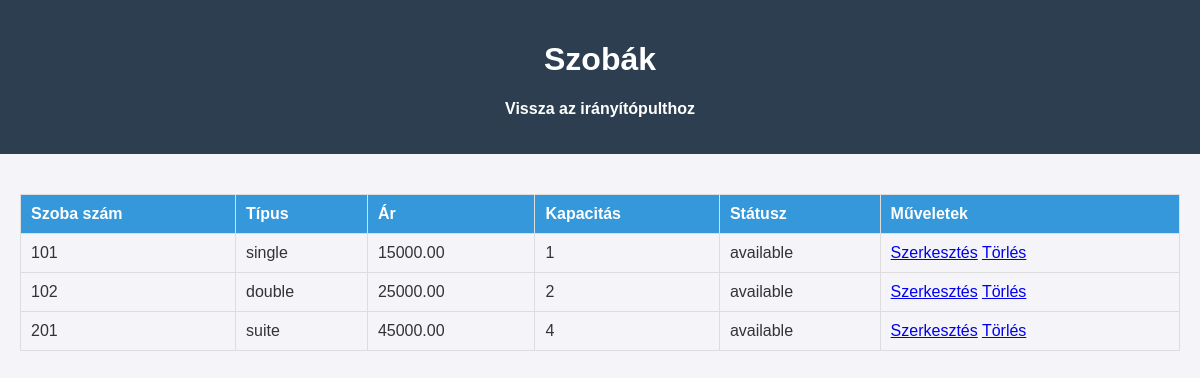
/admin/rooms/index.php (signed in), run on an earlier commit of the app's database.
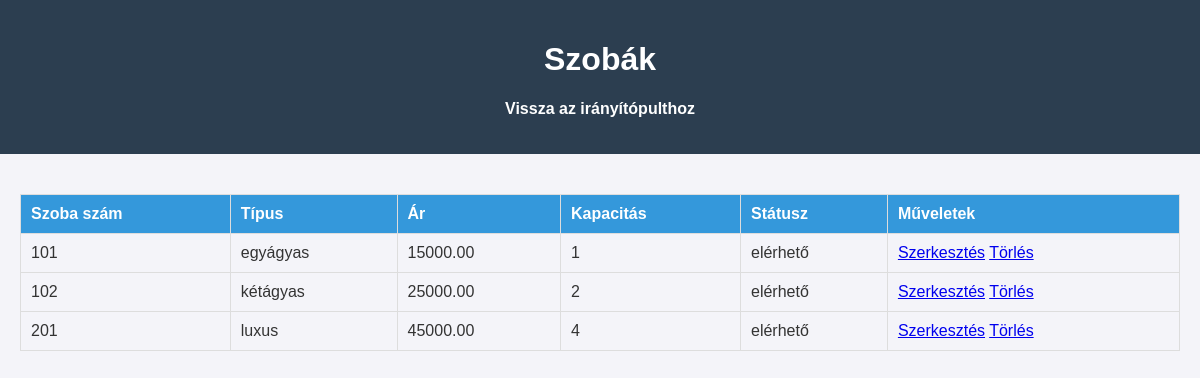
And on a later commit of the database.
### tables this page shows
CREATE TABLE `rooms` (
  `id` int(11) NOT NULL,
  `room_number` varchar(10) NOT NULL,
  `room_type` enum('egyágyas','kétágyas','luxus') NOT NULL,
  `capacity` int(11) NOT NULL,
  `price_per_night` decimal(10,2) NOT NULL,
  `description` text DEFAULT NULL,
  `status` enum('elérhető','foglalt','karbantartás') DEFAULT 'elérhető',
  `created_at` timestamp NOT NULL DEFAULT current_timestamp()
);

### admin/rooms/index.php (the view, shortened to what this page needs)
<?php
require_once __DIR__ . '/../../api/config.php';
$sql = "SELECT * FROM rooms";
$result = $conn->query($sql);
$rooms = $result->fetch_all(MYSQLI_ASSOC);
?>
<!DOCTYPE html>
<html lang="hu">
<head>
    <link rel="stylesheet" href="../assets/css/admin.css">
</head>
<body>
    <header>
        <h1>Szobák</h1>
        <nav>
            <ul>
                <li><a href="../dashboard.php">Vissza az irányítópulthoz</a></li>
            </ul>
        </nav>
    </header>
    <main>
        <table>
            <thead>
                <tr>
                    <th>Szoba szám</th>
                    <th>Típus</th>
                    <th>Ár</th>
                    <th>Kapacitás</th>
                    <th>Státusz</th>
                    <th>Műveletek</th>
                </tr>
            </thead>
            <tbody>
                <?php foreach ($rooms as $room): ?>
                    <tr>
                        <td><?php echo $room['room_number']; ?></td>
                        <td><?php echo $room['room_type']; ?></td>
                        <td><?php echo $room['price_per_night']; ?></td>
                        <td><?php echo $room['capacity']; ?></td>
                        <td><?php echo $room['status']; ?></td>
                        <td>
                            <a href="edit.php?id=<?php echo $room['id']; ?>">Szerkesztés</a>
                            <a href="delete.php?id=<?php echo $room['id']; ?>">Törlés</a>
                        </td>
                    </tr>
                <?php endforeach; ?>
            </tbody>
        </table>
    </main>
</body>
</html>

What changed in the data, as far as the page shows it:
changed rooms: room_type "single" → "egyágyas"; status "available" → "elérhető"
changed rooms: room_type "double" → "kétágyas"; status "available" → "elérhető"
changed rooms: room_type "suite" → "luxus"; status "available" → "elérhető"
